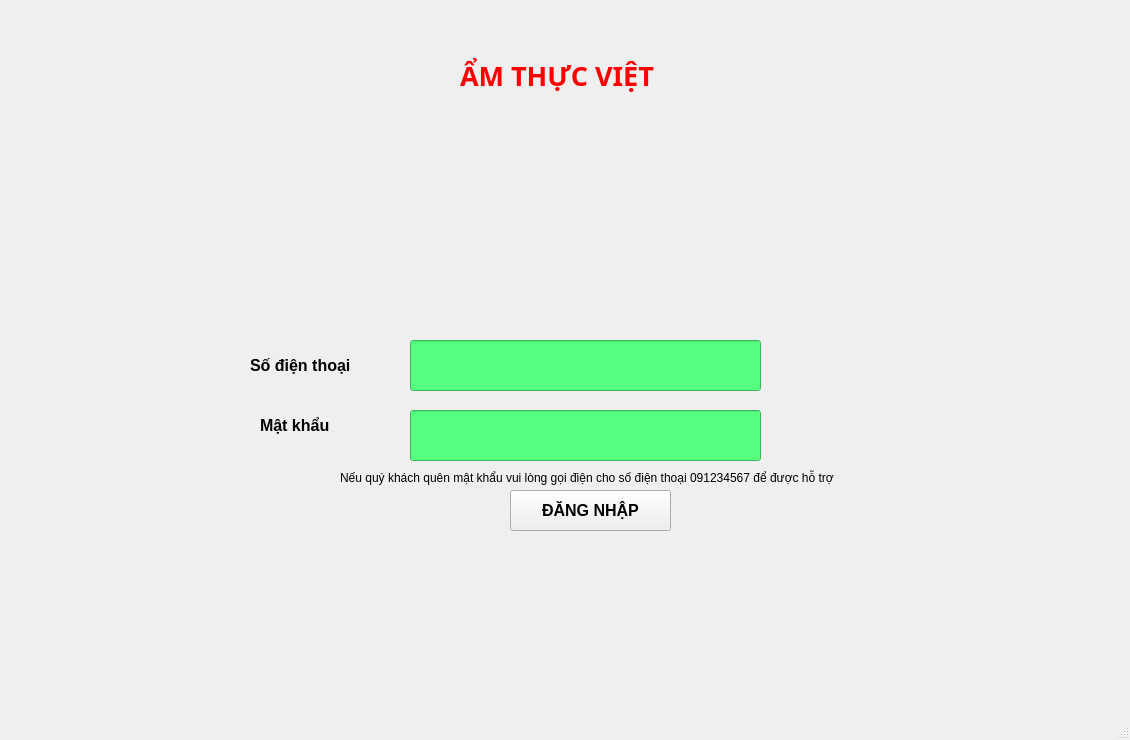
<?xml version="1.0" encoding="UTF-8"?>
<ui version="4.0">
 <class>MainWindow</class>
 <widget class="QMainWindow" name="MainWindow">
  <property name="geometry">
   <rect>
    <x>0</x>
    <y>0</y>
    <width>1130</width>
    <height>740</height>
   </rect>
  </property>
  <property name="windowTitle">
   <string>MainWindow</string>
  </property>
  <property name="styleSheet">
   <string notr="true">background-image: url(:/image1/2765a25936015eebe3aa05a976978666.jpg);</string>
  </property>
  <widget class="QWidget" name="centralwidget">
   <widget class="QLineEdit" name="lineEditSDT">
    <property name="geometry">
     <rect>
      <x>410</x>
      <y>340</y>
      <width>351</width>
      <height>51</height>
     </rect>
    </property>
    <property name="font">
     <font>
      <pointsize>12</pointsize>
     </font>
    </property>
    <property name="autoFillBackground">
     <bool>false</bool>
    </property>
    <property name="styleSheet">
     <string notr="true">
background-color: rgb(85, 255, 127);</string>
    </property>
   </widget>
   <widget class="QLineEdit" name="lineEditPW">
    <property name="geometry">
     <rect>
      <x>410</x>
      <y>410</y>
      <width>351</width>
      <height>51</height>
     </rect>
    </property>
    <property name="font">
     <font>
      <pointsize>12</pointsize>
     </font>
    </property>
    <property name="styleSheet">
     <string notr="true">background-color: rgb(85, 255, 127);</string>
    </property>
   </widget>
   <widget class="QPushButton" name="pushLogin">
    <property name="geometry">
     <rect>
      <x>510</x>
      <y>490</y>
      <width>161</width>
      <height>41</height>
     </rect>
    </property>
    <property name="font">
     <font>
      <pointsize>12</pointsize>
      <weight>75</weight>
      <bold>true</bold>
     </font>
    </property>
    <property name="mouseTracking">
     <bool>true</bool>
    </property>
    <property name="text">
     <string>ĐĂNG NHẬP</string>
    </property>
   </widget>
   <widget class="QLabel" name="label">
    <property name="geometry">
     <rect>
      <x>460</x>
      <y>40</y>
      <width>251</width>
      <height>71</height>
     </rect>
    </property>
    <property name="font">
     <font>
      <family>Nirmala Text</family>
      <pointsize>20</pointsize>
      <weight>75</weight>
      <italic>false</italic>
      <bold>true</bold>
     </font>
    </property>
    <property name="text">
     <string>&lt;html&gt;&lt;head/&gt;&lt;body&gt;&lt;p&gt;&lt;span style=&quot; color:#ff0000;&quot;&gt;ẨM THỰC VIỆT&lt;/span&gt;&lt;/p&gt;&lt;/body&gt;&lt;/html&gt;</string>
    </property>
   </widget>
   <widget class="QLabel" name="label_2">
    <property name="geometry">
     <rect>
      <x>340</x>
      <y>470</y>
      <width>541</width>
      <height>16</height>
     </rect>
    </property>
    <property name="text">
     <string>Nếu quý khách quên mật khẩu vui lòng gọi điện cho số điện thoại 091234567 để được hỗ trợ</string>
    </property>
   </widget>
   <widget class="QLabel" name="label_3">
    <property name="geometry">
     <rect>
      <x>250</x>
      <y>350</y>
      <width>141</width>
      <height>31</height>
     </rect>
    </property>
    <property name="font">
     <font>
      <pointsize>12</pointsize>
      <weight>75</weight>
      <bold>true</bold>
     </font>
    </property>
    <property name="text">
     <string>Số điện thoại</string>
    </property>
   </widget>
   <widget class="QLabel" name="label_4">
    <property name="geometry">
     <rect>
      <x>260</x>
      <y>410</y>
      <width>141</width>
      <height>31</height>
     </rect>
    </property>
    <property name="font">
     <font>
      <pointsize>12</pointsize>
      <weight>75</weight>
      <bold>true</bold>
     </font>
    </property>
    <property name="text">
     <string>Mật khẩu</string>
    </property>
   </widget>
  </widget>
  <widget class="QMenuBar" name="menubar">
   <property name="geometry">
    <rect>
     <x>0</x>
     <y>0</y>
     <width>1130</width>
     <height>26</height>
    </rect>
   </property>
  </widget>
  <widget class="QStatusBar" name="statusbar"/>
 </widget>
 <resources>
  <include location="../CUOIKI/Image/image.qrc"/>
 </resources>
 <connections/>
</ui>
